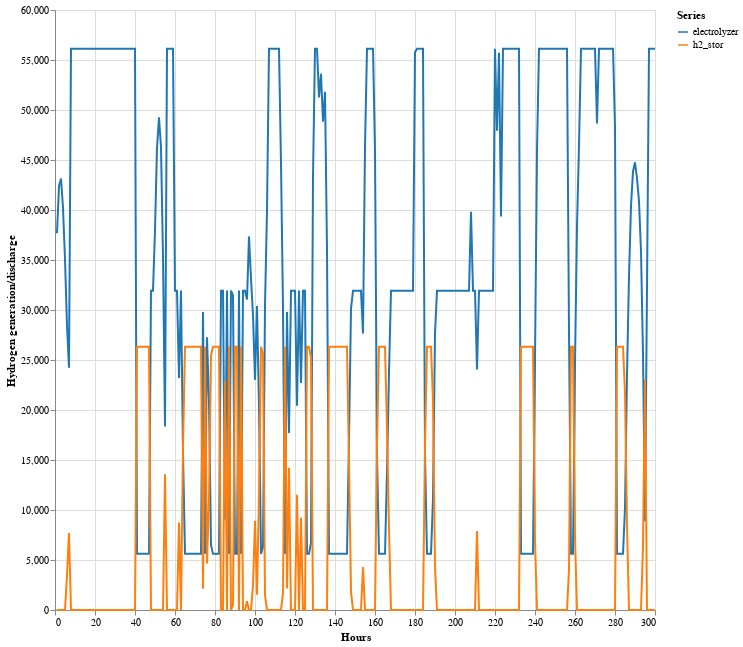

Notebook code cell kept with this figure:
### Code cell
# plot = stack_h2_gen |> 
#     @vlplot(
#         mark={:area},
#         encoding={
#             x={:hours, title="Hours"},
#             y={:total, title="Hydrogen generation/discharge",stack=:zero},
#             color={:Series, scale={scheme=:category10}}
#         },
#         width=600,
#         height=600
#     )

plot = stack_h2_gen |> 
    @vlplot(
        mark={:line},
        encoding={
            x={:hours, title="Hours"},
            y={:Value, title="Hydrogen generation/discharge"},
            color={:Series, scale={scheme=:category10}}
        },
        width=600,
        height=600
    )

### Figure 1 — Vega-Lite specification as saved in the notebook (floating-point values rounded to 4 significant figures; data arrays with more than 128 entries replaced by an {"elided": "..."} marker saying what was removed)
{"data": {"values": {"elided": "600 records"}}, "encoding": {"color": {"field": "Series", "scale": {"scheme": "category10"}, "type": "nominal"}, "x": {"field": "hours", "title": "Hours", "type": "quantitative"}, "y": {"field": "Value", "title": "Hydrogen generation/discharge", "type": "quantitative"}}, "height": 600, "mark": {"type": "line"}, "width": 600}
